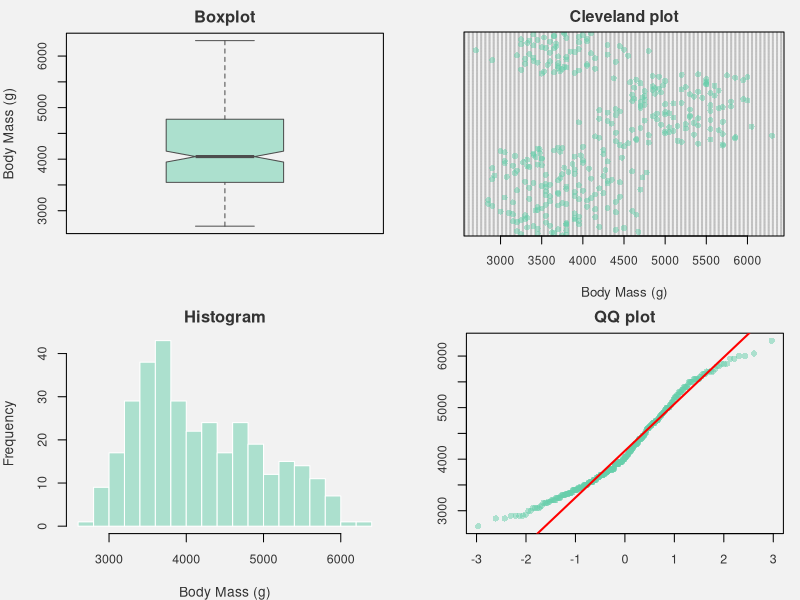
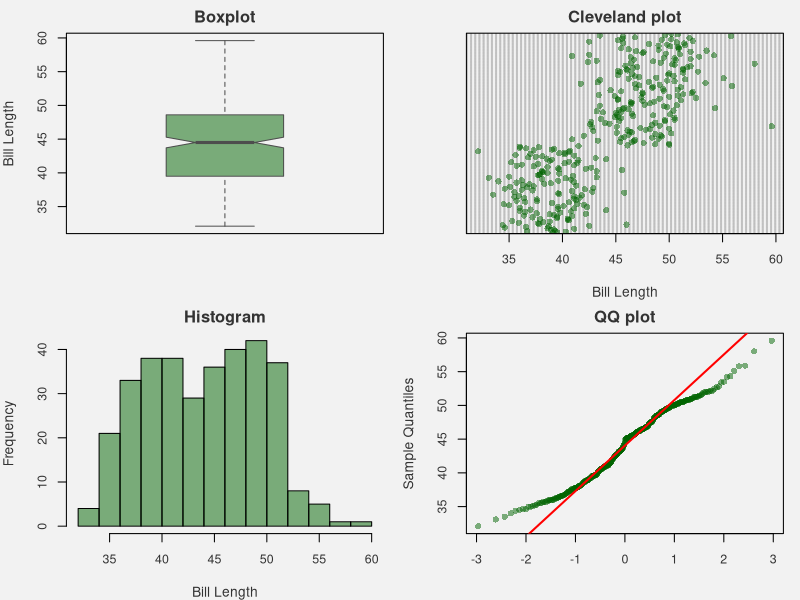
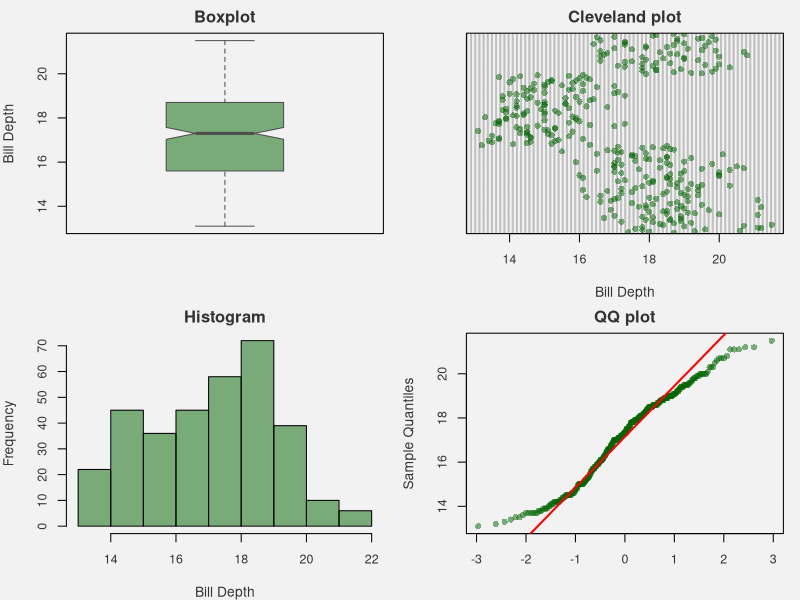
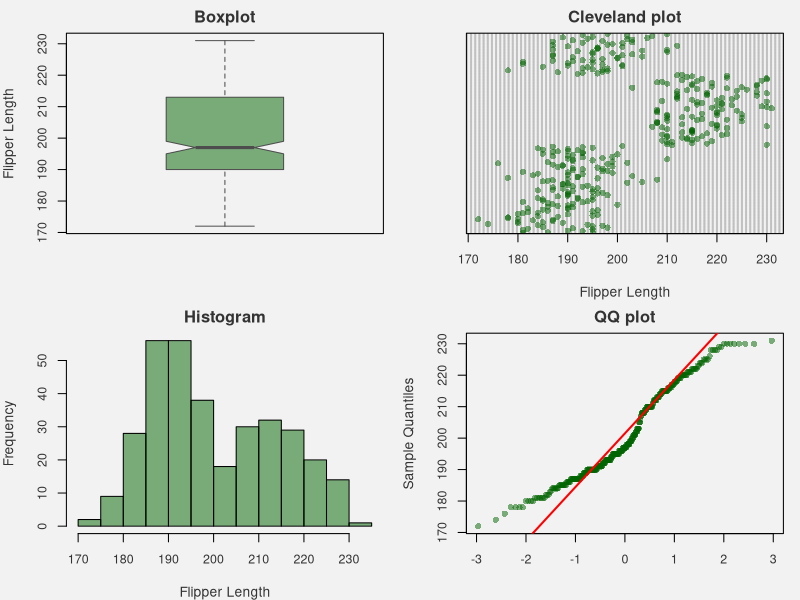
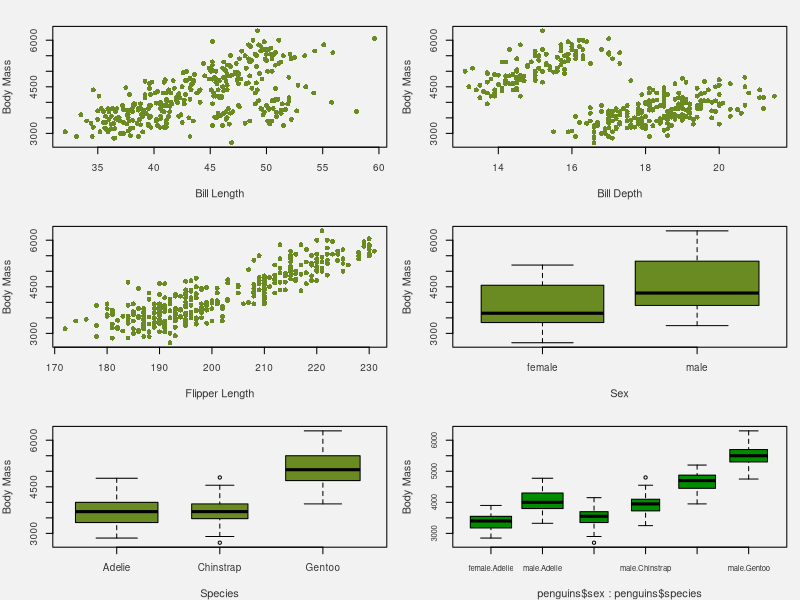
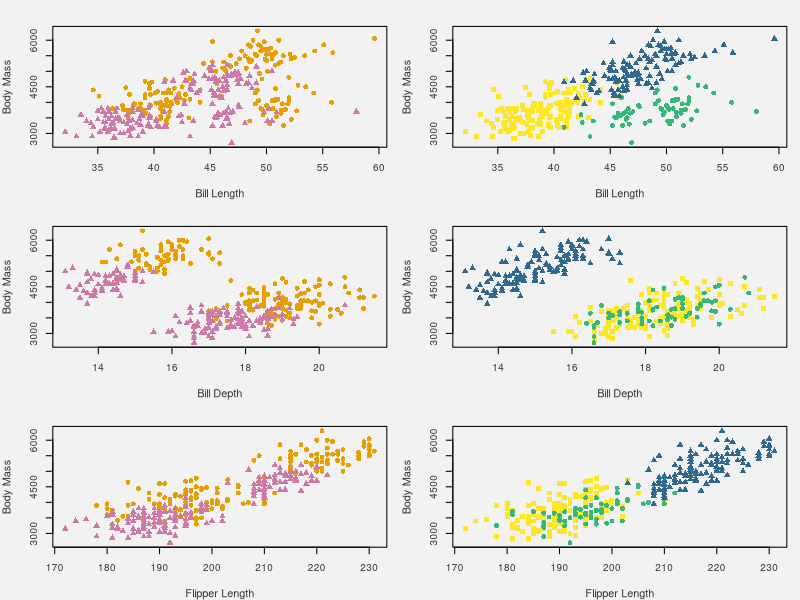
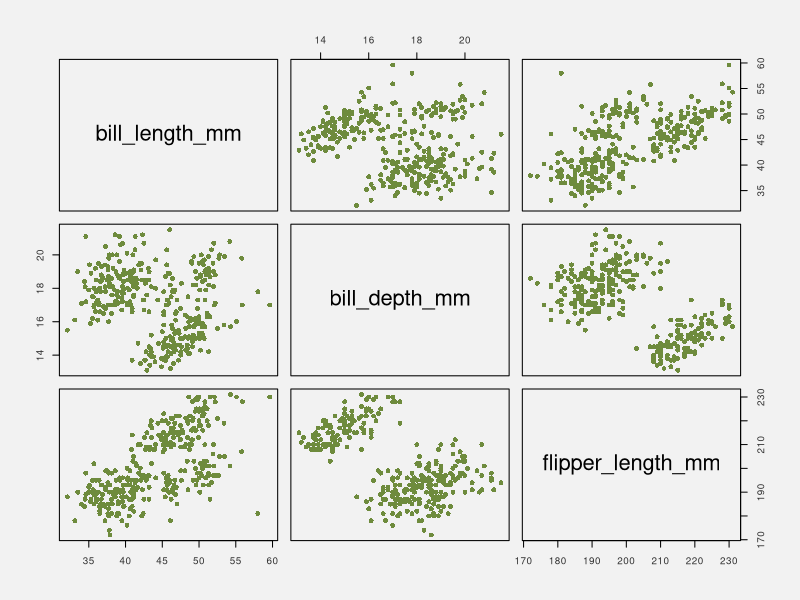
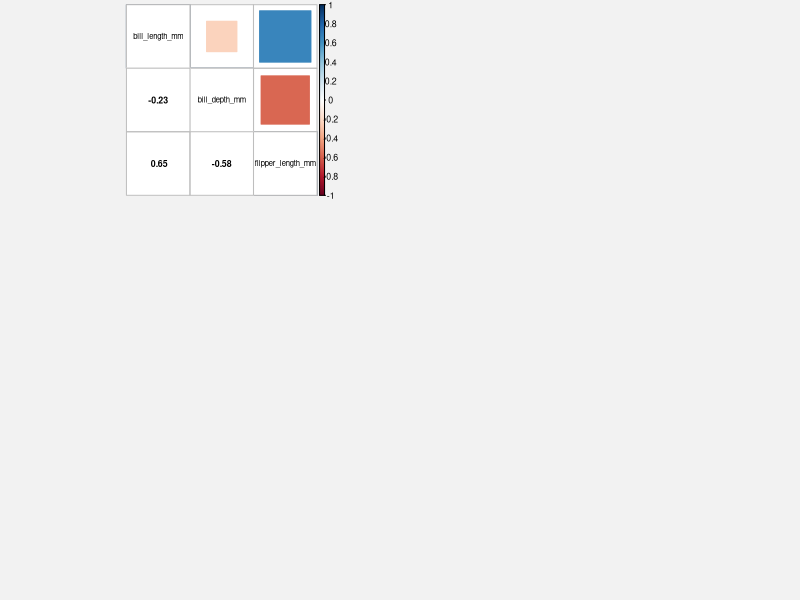

Reproduce these figures in R, in order.
## ---- chunk 1
library(MASS)
library(corrplot)
## ---- chunk 2
# Data import 
library(palmerpenguins) 
data("penguins") 

# Change categorical variables as factor 
penguins$sex<-as.factor(penguins$sex) 
penguins$species<-as.factor(penguins$species)

# Check for presence of missing values 
colSums(is.na(penguins))
summary(penguins$sex)
## ---- chunk 3
# Check for presence of missing values
penguins<-na.omit(penguins)
colSums(is.na(penguins))
## ---- chunk 4
par(mfrow=c(2,2),      
    mar=c(4,4,2,1),           
    bg="gray95",              
    col.axis="gray20",      
    col.lab="gray20",     
    col.main="gray20",     
    cex.axis=0.9,      
    cex.lab=1) 
col_transp <- adjustcolor("aquamarine3", alpha.f=0.5)

# Boxplot 
boxplot(penguins$body_mass_g,         
        col=col_transp, border="gray30",         
        ylab='Body Mass (g)',         
        main = 'Boxplot',         
        notch=TRUE)

# Cleveland plot 
dotchart(penguins$body_mass_g,          
         pch=16, col=col_transp,          
         xlab='Body Mass (g)',          
         main = 'Cleveland plot',          
         cex=0.8)

# Histogram 
hist(penguins$body_mass_g,      
     col=col_transp, 
     border="white",      
     xlab="Body Mass (g)",      
     main = 'Histogram',      
     breaks=20)

# Quantile-Quantile plot 
qqnorm(penguins$body_mass_g, pch=16, col=col_transp, xlab='', ylab='',main="QQ plot") 
qqline(penguins$body_mass_g, col='red', lwd=2)
## ---- chunk 5
#Don't show the code 
par(mfrow=c(2,2),      
    mar=c(4,4,2,1),           
    bg="gray95",              
    col.axis="gray20",      
    col.lab="gray20",      
    col.main="gray20",      
    cex.axis=0.9,      
    cex.lab=1) 
col_transp <- adjustcolor("darkgreen", alpha.f=0.5)  

# Bill lenght  
# Boxplot 
boxplot(penguins$bill_length_mm,         
        col=col_transp, border="gray30",         
        ylab='Bill Length',         
        main = 'Boxplot',         
        notch=TRUE) 
# Cleveland plot 
dotchart(penguins$bill_length_mm,          
         pch=16,          
         col=col_transp,          
         xlab='Bill Length',          
         main = 'Cleveland plot') 
# Histogram 
hist(penguins$bill_length_mm,      
     col=col_transp,      
     xlab="Bill Length",      
     main="Histogram") 
# Quantile-Quantile plot 
qqnorm(penguins$bill_length_mm,        
       pch=16,col=col_transp,xlab='',         
       main = 'QQ plot') 
qqline(penguins$bill_length_mm,col='red',lwd=2)

# Bill depth
# Boxplot 
boxplot(penguins$bill_depth_mm,         
        col=col_transp, border="gray30",         
        ylab='Bill Depth',         
        main = 'Boxplot',         
        notch=TRUE) 
# Cleveland plot 
dotchart(penguins$bill_depth_mm,          
         pch=16,          
         col=col_transp,          
         xlab='Bill Depth',          
         main = 'Cleveland plot') 
# Histogram 
hist(penguins$bill_depth_mm,      
     col=col_transp,     
     xlab="Bill Depth",      
     main="Histogram") 
# Quantile-Quantile plot 
qqnorm(penguins$bill_depth_mm,        
       pch=16,        
       col=col_transp,xlab='',        
       main = 'QQ plot') 
qqline(penguins$bill_depth_mm,col='red',lwd=2)

# Flipper lenght  
# Boxplot 
boxplot(penguins$flipper_length_mm,         
        col=col_transp, border="gray30",         
        ylab='Flipper Length',         
        main = 'Boxplot',         
        notch=TRUE) 
# Cleveland plot 
dotchart(penguins$flipper_length_mm,          
         pch=16,          
         col=col_transp,          
         xlab='Flipper Length',          
         main = 'Cleveland plot') 
# Histogram 
hist(penguins$flipper_length_mm,      
     col=col_transp,      
     xlab="Flipper Length",      
     main="Histogram") 
# Quantile-Quantile plot 
qqnorm(penguins$flipper_length_mm,        
       pch=16,        
       col=col_transp,xlab='',        
       main = 'QQ plot') 
qqline(penguins$flipper_length_mm,col='red',lwd=2)

## ---- chunk 6
summary(penguins$species) 
summary(penguins$sex)
## ---- chunk 7
par(mfrow=c(3,2)) 
# Bill Length 
plot(penguins$body_mass_g~penguins$bill_length_mm,pch=16,col='olivedrab4',xlab='Bill Length',ylab='Body Mass')
# Bill Depth 
plot(penguins$body_mass_g~penguins$bill_depth_mm,pch=16,col='olivedrab4',xlab='Bill Depth',ylab='Body Mass')
# Flipper Length 
plot(penguins$body_mass_g~penguins$flipper_length_mm,pch=16,col='olivedrab4',xlab='Flipper Length',ylab='Body Mass') 
# Sex 
boxplot(penguins$body_mass_g~penguins$sex, varwidth = TRUE, ylab = "Body Mass", xlab = "Sex", col='olivedrab4', main = "") 
# Species 
boxplot(penguins$body_mass_g~penguins$species, varwidth = TRUE, ylab = "Body Mass", xlab = "Species", col='olivedrab4', main = "") 
## ---- chunk 8
table(penguins$species, penguins$sex) 
## ---- chunk 9
boxplot(penguins$body_mass_g~penguins$sex*penguins$species, varwidth = TRUE, ylab = "Body Mass", col='green4', main = "",cex.axis=0.7)
## ---- chunk 10
par(mfrow=c(3,2)) 
# Interactions between Bill Length & Sex 
plot(penguins$body_mass_g~penguins$bill_length_mm,type='n',ylab = "Body Mass",xlab="Bill Length") 
points(penguins$body_mass_g[penguins$sex=="male"]~penguins$bill_length_mm[penguins$sex=="male"],pch=16,col='#E69F00') 
points(penguins$body_mass_g[penguins$sex=="female"]~penguins$bill_length_mm[penguins$sex=="female"],pch=17,col='#CC79A7')  

# Interactions between Bill Length & Species 
plot(penguins$body_mass_g~penguins$bill_length_mm,type='n',ylab = "Body Mass",xlab="Bill Length") 
points(penguins$body_mass_g[penguins$species=="Adelie"]~penguins$bill_length_mm[penguins$species=="Adelie"],pch=15,col='#FDE725') 
points(penguins$body_mass_g[penguins$species=="Chinstrap"]~penguins$bill_length_mm[penguins$species=="Chinstrap"],pch=16,col='#35B779') 
points(penguins$body_mass_g[penguins$species=="Gentoo"]~penguins$bill_length_mm[penguins$species=="Gentoo"],pch=17,col='#31688E')

# Interactions between Bill Depth & Sex 
plot(penguins$body_mass_g~penguins$bill_depth_mm,type='n',ylab = "Body Mass",xlab="Bill Depth")
points(penguins$body_mass_g[penguins$sex=="male"]~penguins$bill_depth_mm[penguins$sex=="male"],pch=16,col='#E69F00') 
points(penguins$body_mass_g[penguins$sex=="female"]~penguins$bill_depth_mm[penguins$sex=="female"],pch=17,col='#CC79A7')  

# Interactions between Bill Depth & Species 
plot(penguins$body_mass_g~penguins$bill_depth_mm,type='n',ylab = "Body Mass",xlab="Bill Depth") 
points(penguins$body_mass_g[penguins$species=="Adelie"]~penguins$bill_depth_mm[penguins$species=="Adelie"],pch=15,col='#FDE725') 
points(penguins$body_mass_g[penguins$species=="Chinstrap"]~penguins$bill_depth_mm[penguins$species=="Chinstrap"],pch=16,col='#35B779') 
points(penguins$body_mass_g[penguins$species=="Gentoo"]~penguins$bill_depth_mm[penguins$species=="Gentoo"],pch=17,col='#31688E')

# Interactions between Flipper Length & Sex 
plot(penguins$body_mass_g~penguins$flipper_length_mm,type='n',ylab = "Body Mass",xlab="Flipper Length") 
points(penguins$body_mass_g[penguins$sex =="male"]~penguins$flipper_length_mm[penguins$sex=="male"],pch=16,col='#E69F00') 
points(penguins$body_mass_g[penguins$sex=="female"]~penguins$flipper_length_mm[penguins$sex=="female"],pch=17,col='#CC79A7')  

# Interactions between Flipper Length & Species 
plot(penguins$body_mass_g~penguins$flipper_length_mm,type='n',ylab = "Body Mass",xlab="Flipper Length") 
points(penguins$body_mass_g[penguins$species=="Adelie"]~penguins$flipper_length_mm[penguins$species=="Adelie"],pch=15,col='#FDE725') 
points(penguins$body_mass_g[penguins$species=="Chinstrap"]~penguins$flipper_length_mm[penguins$species=="Chinstrap"],pch=16,col='#35B779') 
points(penguins$body_mass_g[penguins$species=="Gentoo"]~penguins$flipper_length_mm[penguins$species=="Gentoo"],pch=17,col='#31688E')
## ---- chunk 11
# Checking collinearity between continuous independent variables
plot(penguins[,3:5],pch=16,col='darkolivegreen4')
M<-cor(penguins[,3:5])
corrplot.mixed(M,upper="square",lower.col="black", tl.col="black",cl.cex = 0.8,tl.cex = 0.7,number.cex =0.8)

# Checking collinearity between categorical and continuous independent variables
par(mfrow=c(2,3))
#Bill Length and Sex
boxplot(penguins$bill_length_mm~penguins$sex, varwidth = TRUE, ylab = "Bill Length", xlab = "Sex", col='grey', main = "")
#Bill Depth and Sex
boxplot(penguins$bill_depth_mm~penguins$sex, varwidth = TRUE, ylab = "Bill Depth", xlab = "Sex", col='grey', main = "")
#Flipper Length and Sex
boxplot(penguins$flipper_length_mm~penguins$sex, varwidth = TRUE, ylab = "Flipper Length", xlab = "Sex", col='grey', main = "")
#Bill Length and Species
boxplot(penguins$bill_length_mm~penguins$species, varwidth = TRUE, ylab = "Bill Length", xlab = "Species", col='grey', main = "")
#Bill Depth and Species
boxplot(penguins$bill_depth_mm~penguins$species, varwidth = TRUE, ylab = "Bill Depth", xlab = "Species", col='grey', main = "")
#Flipper Length and Species
boxplot(penguins$flipper_length_mm~penguins$species, varwidth = TRUE, ylab = "Flipper Length", xlab = "Species", col='grey', main = "")

## ---- chunk 12
mod_penguins<-lm(body_mass_g ~ bill_length_mm
        + bill_depth_mm
        + flipper_length_mm
        + species
        + sex
        + sex : species
        + sex : bill_length_mm
        + sex : bill_depth_mm
        + sex : flipper_length_mm
        + species : bill_length_mm
        + species : bill_depth_mm
        + species : flipper_length_mm
        , data=penguins)

# Let's check for significance
drop1(mod_penguins,test="F")
## ---- chunk 13
mod_final <- stepAIC(mod_penguins, direction = "both")
## ---- chunk 14
coef(mod_final)
summary(mod_final)
## ---- chunk 15
par(mfrow=c(1,2))
# Histogram
hist(mod_final$residuals,col='dodgerblue3',xlab="residuals",main="Check Normality")
# Quantile-Quantile plot
qqnorm(mod_final$residuals,pch=16,col='dodgerblue3',xlab='')
qqline(mod_final$residuals,col='red',lwd=2)
## ---- chunk 16
par(mfrow=c(2,3))

# residuals vs fitted
plot(residuals(mod_final)~fitted(mod_final)
      , col='dodgerblue3'
      , pch=16)
abline(h = 0)

# residuals against Bill length
plot(residuals(mod_final)~ penguins$bill_length_mm, 
         pch=16,
         col="dodgerblue3",
         ylab = "Residuals",
         xlab = "Bill length",
         main = "")
abline(h = 0)

# residuals against Bill depth
plot(residuals(mod_final)~ penguins$bill_depth_mm, 
         pch=16,
         col="dodgerblue3",
         ylab = "Residuals",
         xlab = "Bill depth",
         main = "")
abline(h = 0)

# residuals against Flipper length
plot(residuals(mod_final)~ penguins$flipper_length_mm, 
         pch=16,
         col="dodgerblue3",
         ylab = "Residuals",
         xlab = "Flipper length",
         main = "")
abline(h = 0)

# residuals against Species
plot(residuals(mod_final)~ penguins$species, 
         pch=16,
         col="dodgerblue3",
         ylab = "Residuals",
         xlab = "Species",
         main = "")
abline(h = 0)

# residuals against Sex
plot(residuals(mod_final)~ penguins$sex, 
         pch=16,
         col="dodgerblue3",
         ylab = "Residuals",
         xlab = "Sex",
         main = "")
abline(h = 0)

